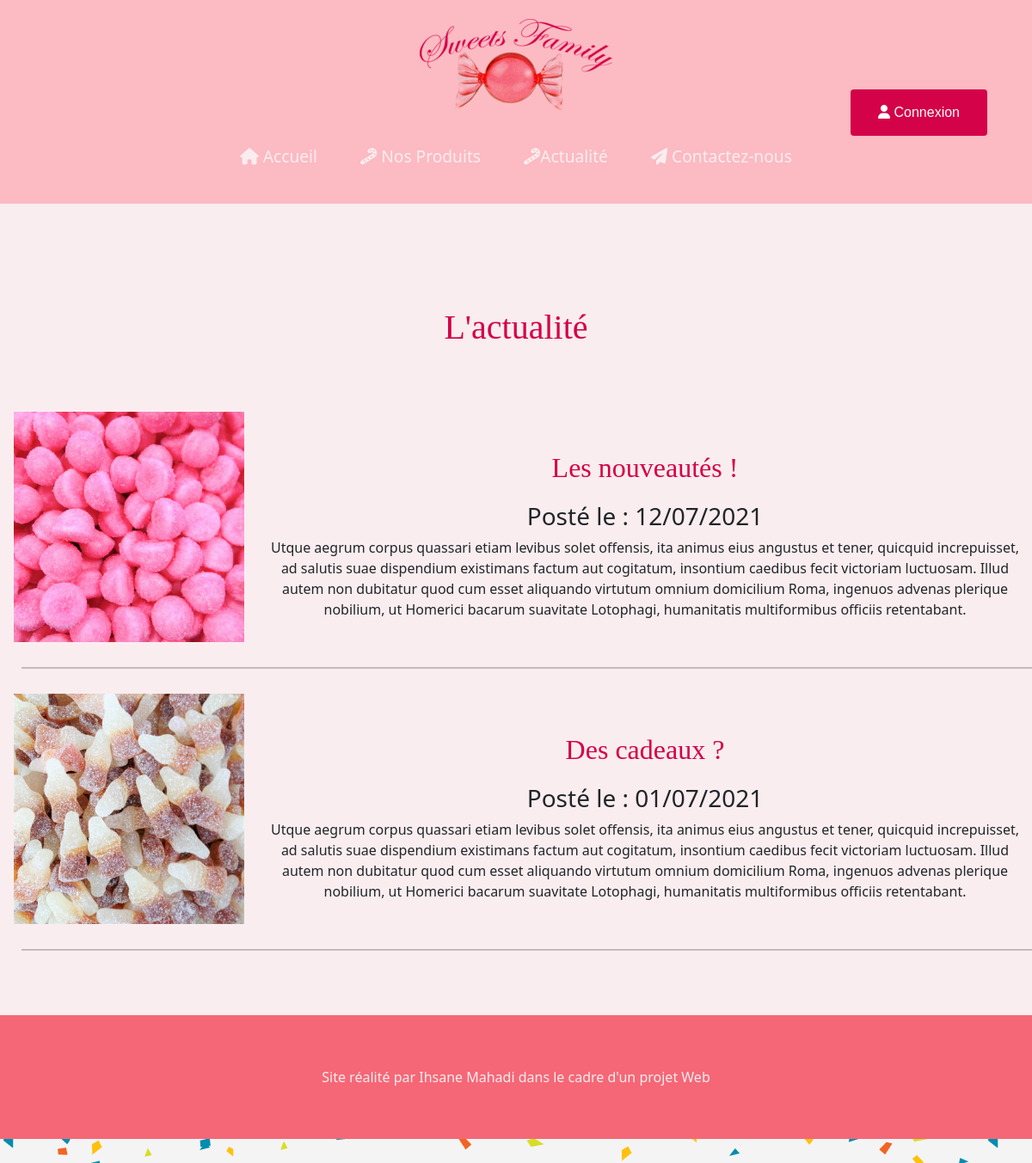
The app's page /actus with its own data.
### tables this page shows
CREATE TABLE `actualite` (
  `id_actualite` int(11) NOT NULL,
  `titre_actualite` varchar(255) NOT NULL,
  `contenu_actualite` longtext NOT NULL,
  `date_publication_actualite` date NOT NULL,
  `image` varchar(255) NOT NULL
);

### controllers/frontend.controller.php (called while the page is built, shortened)
<?php
require_once "models/actualite.dao.php";
function getPageActus(){
    $actualites = getActualitesFromBD();
    require_once "views/actus.view.php";
}
?>

### models/actualite.dao.php (called while the page is built, shortened)
<?php
function getActualitesFromBD(){
        $bdd = connexionPDO();
        $req = '
        SELECT *
        FROM actualite
        ';
        $stmt = $bdd->prepare($req);
        $stmt->execute();
        $actualites = $stmt->fetchAll(PDO::FETCH_ASSOC);
        return $actualites;
    }
?>

### views/actus.view.php (the view, shortened to what this page needs)
        <h1>L'actualité</h1>
        <?php foreach ($actualites as $actualite) :?>
        <section id="actu">
        <div class='row no-gutters align-items-center' style="min-height:300px;">
        <div class="col-12 col-lg-3 text-center">
            <img src="<?= URL ?>public/sources/image/<?= $actualite['image']?>" style="max-height:500px" class="img-fluid p-1"/>
        </div>
        <div class="col-12 col-lg-9">
            <h2><?= $actualite ['titre_actualite'] ?></h2>
            <h3>Posté le : <?=  date("d/m/Y", strtotime($actualite['date_publication_actualite'])) ?></h3>
            <?= $actualite['contenu_actualite'] ?>
        </div>
        <hr>
    </div>
        </section>
        <?php endforeach; ?>
<?php $content = ob_get_clean();
 require "template.php"; ?>

### public/css/style.css (style rules this page uses)
* { box-sizing: border-box; }
body { background-image: url("../sources/image/conf.png"); background-color:#f9edef; text-align: center; margin: 0; }
h1 { padding:20px; }
h1, h2 { font-family: 'Brush Script MT', cursive; margin:0px; color:#d40048; padding: 40px; }
#actu hr { height: 2px; margin: 25px; }
#actu h2 { padding:20px }
* { -webkit-box-sizing: border-box; -moz-box-sizing: border-box; box-sizing: border-box; }
body { background-color: #f4f4f4; margin-bottom: 50px; }
html, button, input, select, textarea { font-family: 'Montserrat', Helvetica, sans-serif; color: #bbb; }
h1 { text-align: center; margin: 30px 15px; }

### records on screen
actualite: image (picture), titre_actualite "Les nouveautés !", date_publication_actualite "12/07/2021", contenu_actualite "Utque aegrum corpus quassari etiam levibus solet offensis, ita animus eius angustus et tener, quicquid increpuisset, ad salutis suae dispendium existimans factum aut cogitatum, insontium caedibus fecit victoriam luctuosam. Illud autem non dubitatur quod cum esset aliquando virtutum omnium domicilium Roma, ingenuos advenas plerique nobilium, ut Homerici bacarum suavitate Lotophagi, humanitatis multiformibus officiis retentabant."
actualite: image (picture), titre_actualite "Des cadeaux ?", date_publication_actualite "01/07/2021", contenu_actualite "Utque aegrum corpus quassari etiam levibus solet offensis, ita animus eius angustus et tener, quicquid increpuisset, ad salutis suae dispendium existimans factum aut cogitatum, insontium caedibus fecit victoriam luctuosam. Illud autem non dubitatur quod cum esset aliquando virtutum omnium domicilium Roma, ingenuos advenas plerique nobilium, ut Homerici bacarum suavitate Lotophagi, humanitatis multiformibus officiis retentabant."
